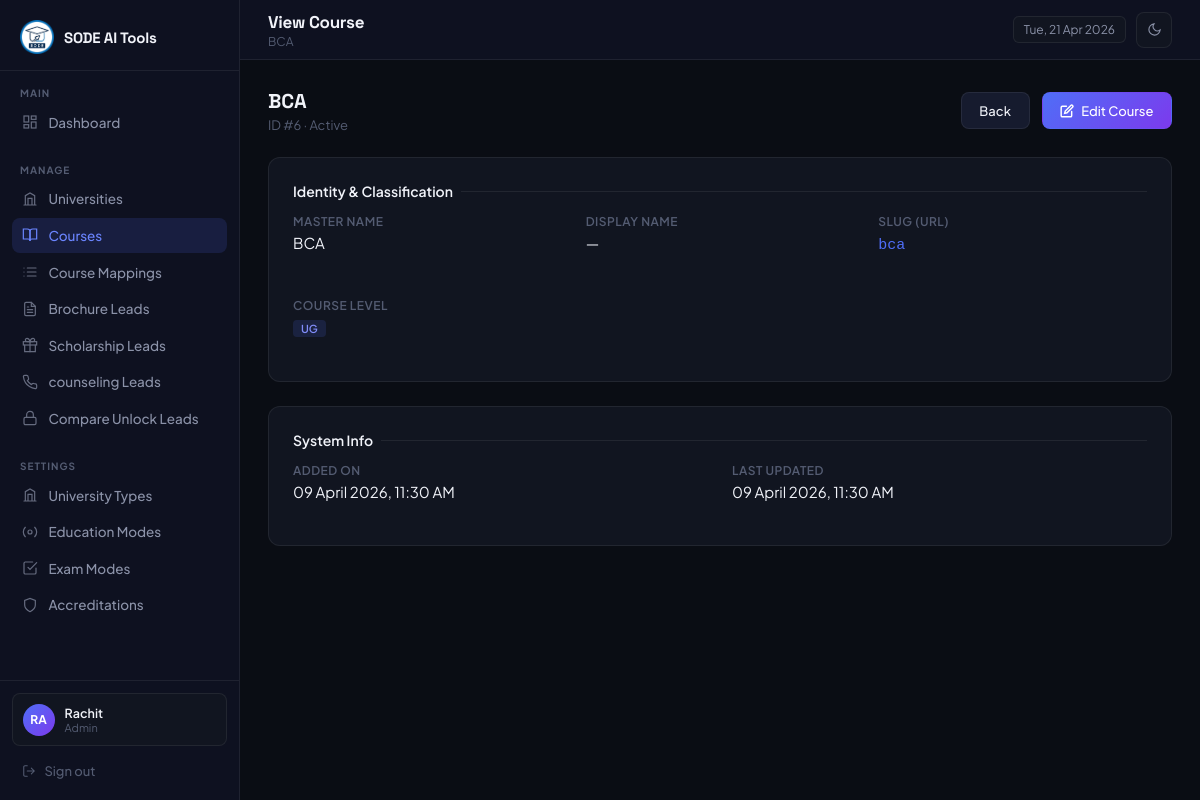
The app's page /admin/courses/view.php?id=6 (signed in) with its own data.
### tables this page shows
CREATE TABLE `courses` (
  `id` int(10) UNSIGNED NOT NULL,
  `name` varchar(255) NOT NULL,
  `display_name` varchar(255) DEFAULT NULL,
  `slug` varchar(255) DEFAULT NULL,
  `course_level` enum('UG','PG') NOT NULL,
  `program_eligibility` text DEFAULT NULL,
  `course_duration` varchar(100) DEFAULT NULL,
  `is_active` tinyint(1) NOT NULL DEFAULT 1,
  `created_at` timestamp NOT NULL DEFAULT current_timestamp(),
  `updated_at` timestamp NOT NULL DEFAULT current_timestamp() ON UPDATE current_timestamp()
);

### includes/helpers.php (called while the page is built, shortened)
<?php
function get_display_name(string $name, ?string $display_name): string {
    return (!empty($display_name)) ? $display_name : $name;
}
function e(mixed $val): string {
    return htmlspecialchars((string)$val, ENT_QUOTES, 'UTF-8');
}

### admin/courses/view.php (the view, shortened to what this page needs)
<?php
require_once '../../includes/db.php';
require_once '../../includes/helpers.php';
$id = (int) ($_GET['id'] ?? 0);
$stmt = $pdo->prepare("SELECT * FROM courses WHERE id=?");
$stmt->execute([$id]);
$course = $stmt->fetch();
$page_title = 'View Course';
$page_subtitle = get_display_name($course['name'], $course['display_name']);
?>
<!DOCTYPE html>
<html lang="en">
<head>
</head>
<body>
  <?php require_once __DIR__ . '/../includes/sidebar.php'; ?>
  <main class="main">
    <?php require_once __DIR__ . '/../includes/topbar.php'; ?>
    <div class="content">
      <div class="page-header" style="flex-wrap: wrap; gap: 1rem;">
        <div>
          <h3><?= e(get_display_name($course['name'], $course['display_name'])) ?></h3>
          <p>
            ID #<?= $id ?> &middot;
            <span class="<?= $course['is_active'] ? 'text-success' : 'text-danger' ?>">
              <?= $course['is_active'] ? 'Active' : 'Inactive' ?>
            </span>
          </p>
        </div>
        <div style="display:flex;gap:.75rem; flex-wrap: wrap;">
          <a href="<?= ADMIN_URL ?>/courses/index.php" class="btn btn-secondary">Back</a>
          <a href="<?= ADMIN_URL ?>/courses/edit.php?id=<?= $id ?>" class="btn btn-primary">
            <svg width="14" height="14" viewBox="0 0 24 24" fill="none" stroke="currentColor" stroke-width="2.5" stroke-linecap="round"><path d="M11 4H4a2 2 0 0 0-2 2v14a2 2 0 0 0 2 2h14a2 2 0 0 0 2-2v-7"/><path d="M18.5 2.5a2.121 2.121 0 0 1 3 3L12 15l-4 1 1-4 9.5-9.5z"/></svg>
            Edit Course
          </a>
        </div>
      </div>
      <div class="detail-card">
        <div class="section-title">Identity &amp; Classification</div>
        <div class="detail-grid">
          <div class="detail-group">
            <div class="detail-label">Master Name</div>
            <div class="detail-value"><?= e($course['name']) ?></div>
          </div>
          <div class="detail-group">
            <div class="detail-label">Display Name</div>
            <div class="detail-value"><?= e($course['display_name'] ?: '—') ?></div>
          </div>
          <div class="detail-group">
            <div class="detail-label">Slug (URL)</div>
            <div class="detail-value"><code style="color:var(--accent);"><?= e($course['slug']) ?></code></div>
          </div>
          <div class="detail-group">
            <div class="detail-label">Course Level</div>
            <div class="detail-value">
              <?php if ($course['course_level']): ?>
                <span class="badge" style="background:rgba(<?= $course['course_level'] === 'UG' ? '79,110,247' : '124,58,237' ?>,0.15);color:<?= $course['course_level'] === 'UG' ? '#818cf8' : '#a78bfa' ?>;">
                  <?= e($course['course_level']) ?>
                </span>
              <?php else: ?>
                —
              <?php endif; ?>
            </div>
          </div>
        </div>
      </div>
      <div class="detail-card">
        <div class="section-title">System Info</div>
        <div class="detail-grid">
          <div class="detail-group">
            <div class="detail-label">Added On</div>
            <div class="detail-value"><?= date('d F Y, g:i A', strtotime($course['created_at'])) ?></div>
          </div>
          <div class="detail-group">
            <div class="detail-label">Last Updated</div>
            <div class="detail-value"><?= date('d F Y, g:i A', strtotime($course['updated_at'])) ?></div>
          </div>
        </div>
      </div>
    </div>
  </main>
</body>
</html>

### admin/includes/topbar.php (shortened to what this page needs)
<div class="topbar">
  <div class="topbar-left-wrap">
    <div class="topbar-left">
      <h2><?= htmlspecialchars($page_title) ?></h2>
      <?php if ($page_subtitle): ?>
        <p><?= htmlspecialchars($page_subtitle) ?></p>
      <?php endif; ?>
    </div>
  </div>
  <div class="topbar-right">
    <div class="badge-date"><?= date('D, d M Y') ?></div>
    <button class="btn-theme-toggle" id="themeToggle" aria-label="Toggle theme" title="Toggle light/dark mode">
      <span class="icon-dark">
        <svg width="15" height="15" viewBox="0 0 24 24" fill="none" stroke="currentColor" stroke-width="1.8" stroke-linecap="round">
          <path d="M21 12.79A9 9 0 1 1 11.21 3 7 7 0 0 0 21 12.79z"/>
        </svg>
      </span>
    </button>
  </div>
</div>

### admin/includes/layout_head.php (style rules this page uses)
*, *::before, *::after { box-sizing: border-box; margin: 0; padding: 0; }
:root { color-scheme: dark; --bg: #0a0d14; --sidebar: #0e1120; --surface: #111520; --surface-h: #161b2e; --border: rgba(255, 255, 255, 0.07); --border-h: rgba(255, 255, 255, 0.13); --accent: #4f6ef7; --accent-h: #6b85ff; --accent-g: #7c3aed; --text: #f1f3f9; --text-m: #8b92a8; --text-s: #545c72; --success: #22c55e; --warning: #f59e0b; --danger: #ef4444; --radius: 12px; --radius-sm: 8px; --sidebar-w: 240px; }
body { font-family: 'Plus Jakarta Sans', sans-serif; background: var(--bg); color: var(--text); display: flex; min-height: 100vh; font-size: 14px; transition: background 0.2s, color 0.2s; overflow-x: hidden; }
.main { margin-left: var(--sidebar-w); flex: 1; display: flex; flex-direction: column; min-height: 100vh; min-width: 0; }
.topbar { height: 60px; border-bottom: 1px solid var(--border); display: flex; align-items: center; justify-content: space-between; padding: 0 1.75rem; background: var(--sidebar); position: sticky; top: 0; z-index: 50; }
.topbar-left-wrap { display: flex; align-items: center; gap: 12px; }
.topbar-left h2 { font-family: 'Space Grotesk', sans-serif; font-size: 17px; font-weight: 700; letter-spacing: -0.3px; }
.topbar-left p { font-size: 12px; color: var(--text-s); margin-top: 1px; }
.topbar-right { display: flex; align-items: center; gap: 10px; }
.badge-date { background: var(--surface); border: 1px solid var(--border); border-radius: 6px; padding: 5px 10px; font-size: 12px; color: var(--text-m); }
.btn-theme-toggle { display: flex; align-items: center; justify-content: center; width: 36px; height: 36px; background: var(--surface); border: 1px solid var(--border); border-radius: var(--radius-sm); cursor: pointer; color: var(--text-m); transition: background 0.15s, color 0.15s, border-color 0.15s; flex-shrink: 0; }
body .icon-dark { display: flex; }
.content { padding: 1.75rem; flex: 1; min-width: 0; max-width: 100%; overflow-x: hidden; }
.section-title { font-size: 14px; font-weight: 600; color: var(--text); margin-bottom: 0.875rem; display: flex; align-items: center; gap: 8px; }
.section-title::after { content: ''; flex: 1; height: 1px; background: var(--border); }
.badge { display: inline-block; padding: 2px 8px; border-radius: 4px; font-size: 11px; font-weight: 600; }
.btn { display: inline-flex; align-items: center; gap: 7px; padding: 0.6rem 1.1rem; border-radius: var(--radius-sm); font-size: 13px; font-weight: 500; font-family: inherit; cursor: pointer; transition: opacity 0.2s, transform 0.15s, background 0.15s; text-decoration: none; border: 1px solid transparent; }
.btn-primary { background: linear-gradient(135deg, var(--accent) 0%, var(--accent-g) 100%); color: #fff; border-color: transparent; }
.btn-secondary { background: var(--surface-h); color: var(--text); border-color: var(--border); }
.page-header { display: flex; align-items: center; justify-content: space-between; margin-bottom: 1.5rem; }
.page-header h3 { font-family: 'Space Grotesk', sans-serif; font-size: 20px; font-weight: 700; }
.page-header p { font-size: 13px; color: var(--text-s); margin-top: 3px; }

### admin/courses/view.php (style rules this page uses)
.detail-grid { display: grid; grid-template-columns: repeat(auto-fit, minmax(240px, 1fr)); gap: 1.5rem; }
.detail-group { margin-bottom: 1.25rem; }
.detail-label { font-size: 12px; font-weight: 600; color: var(--text-s); text-transform: uppercase; letter-spacing: 0.5px; margin-bottom: 4px; }
.detail-value { font-size: 15px; color: var(--text); }
.detail-card { background: var(--surface); border: 1px solid var(--border); border-radius: var(--radius); padding: 1.5rem; margin-bottom: 1.5rem; }

### records on screen
courses: name "BCA", display_name "—", slug "bca", course_level "UG", created_at "09 April 2026, 11:30 AM", updated_at "09 April 2026, 11:30 AM"

### other values on screen
substr($_SESSION['admin_name'], 0, 2) "RA"
$_SESSION['admin_name'] "Rachit"
$_SESSION['admin_role'] "Admin"
$page_title "View Course"
$id "6"
